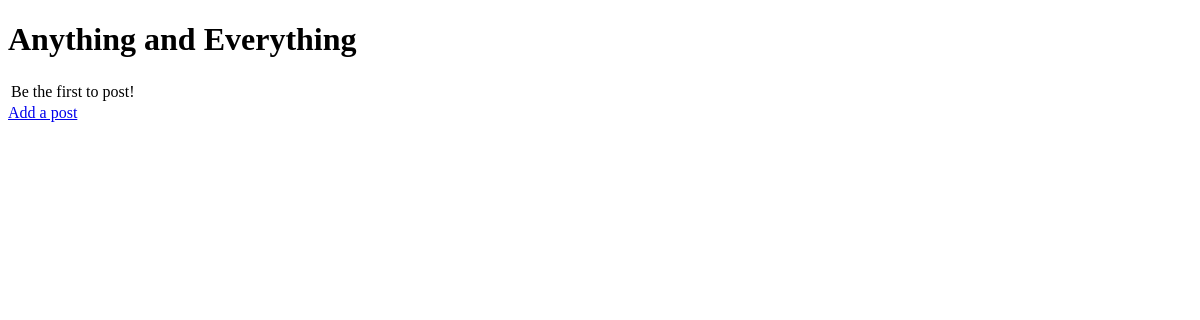
The app's page /, older data.
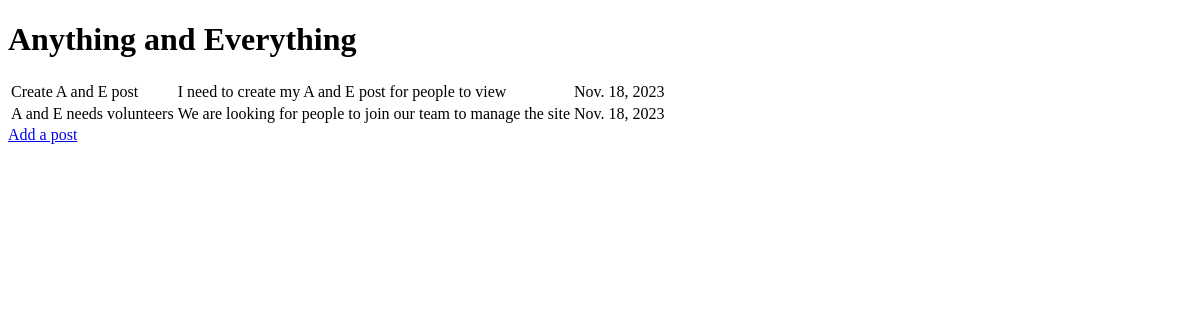
The same page, newer data.
### myaande/models.py (models this page shows, shortened)
class Post(models.Model):
    title = models.CharField(max_length=30, null=False, blank=False)
    description = models.CharField(max_length=100, null=False, blank=False)
    dateposted = models.DateField()

### myaande/views.py (the view)
# urls.py: path('', get_myaande, name='seeposts'),
def get_myaande(request):
    posts = Post.objects.all()
    collection = {
        'posts': posts
    }
    return render(request, 'myaande/aande.html', collection)

### myaande/templates/myaande/aande.html (shortened to what this page needs)
<!DOCTYPE html>
<html lang="en">
<head>
</head>
<body>
    <h1>Anything and Everything</h1>
    <table>
        {% for post in posts %}
            <tr>
                <td>{{ post.title }}</td>
                <td>{{ post.description }}</td>
                <td>{{ post.dateposted }}</td>
            </tr>
        {% empty %}
        <tr><td> Be the first to post!</td></tr>
        {% endfor %}
    </table>
    <a href="/addapost">Add a post</a>
</body>
</html>

Row changes from the older to the newer data that the page shows:
added Post: title "Create A and E post", description "I need to create my A and E post for people to view", dateposted "Nov. 18, 2023"
added Post: title "A and E needs volunteers", description "We are looking for people to join our team to manage the site", dateposted "Nov. 18, 2023"
Text that changed along with them:
text no longer shown: "Be the first to post!"
